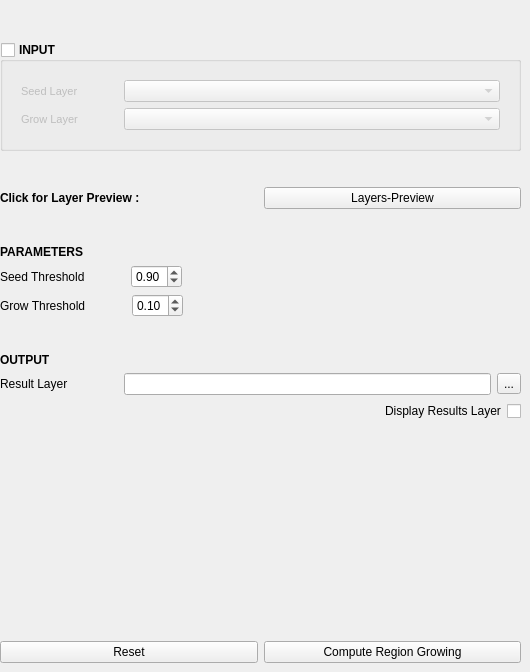
     <widget class="QWidget" name="tab_5">
      <attribute name="title">
       <string>REGION GROWING</string>
      </attribute>
      <widget class="QWidget" name="layoutWidget">
       <property name="geometry">
        <rect>
         <x>0</x>
         <y>12</y>
         <width>521</width>
         <height>651</height>
        </rect>
       </property>
       <layout class="QVBoxLayout" name="verticalLayout_5">
        <item>
         <spacer name="verticalSpacer_22">
          <property name="orientation">
           <enum>Qt::Vertical</enum>
          </property>
          <property name="sizeType">
           <enum>QSizePolicy::Fixed</enum>
          </property>
          <property name="sizeHint" stdset="0">
           <size>
            <width>20</width>
            <height>30</height>
           </size>
          </property>
         </spacer>
        </item>
        <item>
         <widget class="QGroupBox" name="groupBox_RG_input">
          <property name="font">
           <font>
            <pointsize>9</pointsize>
            <weight>75</weight>
            <bold>true</bold>
           </font>
          </property>
          <property name="title">
           <string>INPUT</string>
          </property>
          <property name="checkable">
           <bool>true</bool>
          </property>
          <property name="checked">
           <bool>false</bool>
          </property>
          <layout class="QGridLayout" name="gridLayout_19">
           <item row="0" column="0">
            <widget class="QFrame" name="frame_3">
             <property name="font">
              <font>
               <pointsize>8</pointsize>
               <weight>50</weight>
               <bold>false</bold>
               <kerning>true</kerning>
              </font>
             </property>
             <property name="frameShape">
              <enum>QFrame::NoFrame</enum>
             </property>
             <property name="frameShadow">
              <enum>QFrame::Raised</enum>
             </property>
             <layout class="QGridLayout" name="gridLayout_18">
              <item row="1" column="0">
               <layout class="QHBoxLayout" name="horizontalLayout_3">
                <item>
                 <widget class="QLabel" name="label_30">
                  <property name="sizePolicy">
                   <sizepolicy hsizetype="Fixed" vsizetype="Preferred">
                    <horstretch>0</horstretch>
                    <verstretch>0</verstretch>
                   </sizepolicy>
                  </property>
                  <property name="font">
                   <font>
                    <pointsize>8</pointsize>
                    <weight>50</weight>
                    <bold>false</bold>
                    <kerning>true</kerning>
                   </font>
                  </property>
                  <property name="text">
                   <string>Grow Layer</string>
                  </property>
                 </widget>
                </item>
                <item>
                 <spacer name="horizontalSpacer_25">
                  <property name="orientation">
                   <enum>Qt::Horizontal</enum>
                  </property>
                  <property name="sizeType">
                   <enum>QSizePolicy::Fixed</enum>
                  </property>
                  <property name="sizeHint" stdset="0">
                   <size>
                    <width>40</width>
                    <height>20</height>
                   </size>
                  </property>
                 </spacer>
                </item>
                <item>
                 <widget class="QComboBox" name="comboBox_RG_grow"/>
                </item>
               </layout>
              </item>
              <item row="0" column="0">
               <layout class="QHBoxLayout" name="horizontalLayout_12">
                <item>
                 <widget class="QLabel" name="label_31">
                  <property name="sizePolicy">
                   <sizepolicy hsizetype="Fixed" vsizetype="Preferred">
                    <horstretch>0</horstretch>
                    <verstretch>0</verstretch>
                   </sizepolicy>
                  </property>
                  <property name="font">
                   <font>
                    <pointsize>8</pointsize>
                    <weight>50</weight>
                    <bold>false</bold>
                    <kerning>true</kerning>
                   </font>
                  </property>
                  <property name="text">
                   <string>Seed Layer</string>
                  </property>
                 </widget>
                </item>
                <item>
                 <spacer name="horizontalSpacer_26">
                  <property name="orientation">
                   <enum>Qt::Horizontal</enum>
                  </property>
                  <property name="sizeType">
                   <enum>QSizePolicy::Fixed</enum>
                  </property>
                  <property name="sizeHint" stdset="0">
                   <size>
                    <width>40</width>
                    <height>20</height>
                   </size>
                  </property>
                 </spacer>
                </item>
                <item>
                 <widget class="QComboBox" name="comboBox_RG_seed"/>
                </item>
               </layout>
              </item>
             </layout>
            </widget>
           </item>
          </layout>
         </widget>
        </item>
        <item>
         <spacer name="verticalSpacer_26">
          <property name="orientation">
           <enum>Qt::Vertical</enum>
          </property>
          <property name="sizeType">
           <enum>QSizePolicy::Fixed</enum>
          </property>
          <property name="sizeHint" stdset="0">
           <size>
            <width>20</width>
            <height>30</height>
           </size>
          </property>
         </spacer>
        </item>
        <item>
         <layout class="QHBoxLayout" name="horizontalLayout_13">
          <item>
           <widget class="QLabel" name="label_43">
            <property name="font">
             <font>
              <weight>75</weight>
              <bold>true</bold>
             </font>
            </property>
            <property name="text">
             <string>Click for Layer Preview :</string>
            </property>
           </widget>
          </item>
          <item>
           <widget class="QPushButton" name="Preview">
            <property name="text">
             <string>Layers-Preview</string>
            </property>
           </widget>
          </item>
         </layout>
        </item>
        <item>
         <spacer name="verticalSpacer_25">
          <property name="orientation">
           <enum>Qt::Vertical</enum>
          </property>
          <property name="sizeType">
           <enum>QSizePolicy::Fixed</enum>
          </property>
          <property name="sizeHint" stdset="0">
           <size>
            <width>20</width>
            <height>30</height>
           </size>
          </property>
         </spacer>
        </item>
        <item>
         <widget class="QLabel" name="label_29">
          <property name="font">
           <font>
            <pointsize>9</pointsize>
            <weight>75</weight>
            <bold>true</bold>
           </font>
          </property>
          <property name="text">
           <string>PARAMETERS</string>
          </property>
         </widget>
        </item>
        <item>
         <layout class="QGridLayout" name="gridLayout_17">
          <item row="1" column="0">
           <layout class="QHBoxLayout" name="horizontalLayout_45">
            <item>
             <widget class="QLabel" name="label_91">
              <property name="sizePolicy">
               <sizepolicy hsizetype="Fixed" vsizetype="Preferred">
                <horstretch>0</horstretch>
                <verstretch>0</verstretch>
               </sizepolicy>
              </property>
              <property name="text">
               <string>Grow Threshold</string>
              </property>
             </widget>
            </item>
            <item>
             <spacer name="horizontalSpacer_63">
              <property name="orientation">
               <enum>Qt::Horizontal</enum>
              </property>
              <property name="sizeType">
               <enum>QSizePolicy::Fixed</enum>
              </property>
              <property name="sizeHint" stdset="0">
               <size>
                <width>40</width>
                <height>20</height>
               </size>
              </property>
             </spacer>
            </item>
            <item>
             <widget class="QDoubleSpinBox" name="doubleSpinBox_RG_grow">
              <property name="sizePolicy">
               <sizepolicy hsizetype="Fixed" vsizetype="Fixed">
                <horstretch>0</horstretch>
                <verstretch>0</verstretch>
               </sizepolicy>
              </property>
              <property name="maximum">
               <double>1.000000000000000</double>
              </property>
              <property name="singleStep">
               <double>0.010000000000000</double>
              </property>
              <property name="value">
               <double>0.100000000000000</double>
              </property>
             </widget>
            </item>
            <item>
             <spacer name="horizontalSpacer_64">
              <property name="orientation">
               <enum>Qt::Horizontal</enum>
              </property>
              <property name="sizeHint" stdset="0">
               <size>
                <width>40</width>
                <height>20</height>
               </size>
              </property>
             </spacer>
            </item>
           </layout>
          </item>
          <item row="0" column="0">
           <layout class="QHBoxLayout" name="horizontalLayout_52">
            <item>
             <widget class="QLabel" name="label_138">
              <property name="sizePolicy">
               <sizepolicy hsizetype="Fixed" vsizetype="Preferred">
                <horstretch>0</horstretch>
                <verstretch>0</verstretch>
               </sizepolicy>
              </property>
              <property name="text">
               <string>Seed Threshold</string>
              </property>
             </widget>
            </item>
            <item>
             <spacer name="horizontalSpacer_65">
              <property name="orientation">
               <enum>Qt::Horizontal</enum>
              </property>
              <property name="sizeType">
               <enum>QSizePolicy::Fixed</enum>
              </property>
              <property name="sizeHint" stdset="0">
               <size>
                <width>40</width>
                <height>20</height>
               </size>
              </property>
             </spacer>
            </item>
            <item>
             <widget class="QDoubleSpinBox" name="doubleSpinBox_RG_seed">
              <property name="sizePolicy">
               <sizepolicy hsizetype="Fixed" vsizetype="Fixed">
                <horstretch>0</horstretch>
                <verstretch>0</verstretch>
               </sizepolicy>
              </property>
              <property name="maximum">
               <double>1.000000000000000</double>
              </property>
              <property name="singleStep">
               <double>0.010000000000000</double>
              </property>
              <property name="value">
               <double>0.900000000000000</double>
              </property>
             </widget>
            </item>
            <item>
             <spacer name="horizontalSpacer_66">
              <property name="orientation">
               <enum>Qt::Horizontal</enum>
              </property>
              <property name="sizeHint" stdset="0">
               <size>
                <width>40</width>
                <height>20</height>
               </size>
              </property>
             </spacer>
            </item>
           </layout>
          </item>
         </layout>
        </item>
        <item>
         <spacer name="verticalSpacer_24">
          <property name="orientation">
           <enum>Qt::Vertical</enum>
          </property>
          <property name="sizeType">
           <enum>QSizePolicy::Fixed</enum>
          </property>
          <property name="sizeHint" stdset="0">
           <size>
            <width>20</width>
            <height>30</height>
           </size>
          </property>
         </spacer>
        </item>
        <item>
         <widget class="QLabel" name="label_139">
          <property name="font">
           <font>
            <pointsize>9</pointsize>
            <weight>75</weight>
            <bold>true</bold>
           </font>
          </property>
          <property name="text">
           <string>OUTPUT</string>
          </property>
         </widget>
        </item>
        <item>
         <layout class="QGridLayout" name="gridLayout_15">
          <item row="0" column="0">
           <layout class="QGridLayout" name="gridLayout_32">
            <item row="0" column="3">
             <widget class="QToolButton" name="toolButton_RG_result">
              <property name="text">
               <string>...</string>
              </property>
             </widget>
            </item>
            <item row="0" column="1">
             <spacer name="horizontalSpacer_67">
              <property name="orientation">
               <enum>Qt::Horizontal</enum>
              </property>
              <property name="sizeType">
               <enum>QSizePolicy::Fixed</enum>
              </property>
              <property name="sizeHint" stdset="0">
               <size>
                <width>50</width>
                <height>20</height>
               </size>
              </property>
             </spacer>
            </item>
            <item row="0" column="0">
             <widget class="QLabel" name="label_143">
              <property name="text">
               <string>Result Layer</string>
              </property>
             </widget>
            </item>
            <item row="0" column="2">
             <widget class="QLineEdit" name="lineEdit_RG_result">
              <property name="sizePolicy">
               <sizepolicy hsizetype="Expanding" vsizetype="Minimum">
                <horstretch>0</horstretch>
                <verstretch>0</verstretch>
               </sizepolicy>
              </property>
             </widget>
            </item>
           </layout>
          </item>
          <item row="1" column="0">
           <layout class="QGridLayout" name="gridLayout_33">
            <item row="0" column="2">
             <widget class="QCheckBox" name="checkBox_RG_display">
              <property name="sizePolicy">
               <sizepolicy hsizetype="Minimum" vsizetype="Minimum">
                <horstretch>0</horstretch>
                <verstretch>0</verstretch>
               </sizepolicy>
              </property>
              <property name="layoutDirection">
               <enum>Qt::RightToLeft</enum>
              </property>
              <property name="text">
               <string/>
              </property>
              <property name="tristate">
               <bool>false</bool>
              </property>
             </widget>
            </item>
            <item row="0" column="1">
             <widget class="QLabel" name="label_140">
              <property name="text">
               <string>Display Results Layer</string>
              </property>
             </widget>
            </item>
            <item row="0" column="0">
             <spacer name="horizontalSpacer_68">
              <property name="orientation">
               <enum>Qt::Horizontal</enum>
              </property>
              <property name="sizeType">
               <enum>QSizePolicy::Expanding</enum>
              </property>
              <property name="sizeHint" stdset="0">
               <size>
                <width>50</width>
                <height>20</height>
               </size>
              </property>
             </spacer>
            </item>
           </layout>
          </item>
         </layout>
        </item>
        <item>
         <spacer name="verticalSpacer_21">
          <property name="orientation">
           <enum>Qt::Vertical</enum>
          </property>
          <property name="sizeHint" stdset="0">
           <size>
            <width>20</width>
            <height>50</height>
           </size>
          </property>
         </spacer>
        </item>
        <item>
         <layout class="QGridLayout" name="gridLayout_11">
          <item row="0" column="1">
           <widget class="QPushButton" name="pushButton_RG_reset">
            <property name="text">
             <string>Reset</string>
            </property>
           </widget>
          </item>
          <item row="0" column="2">
           <widget class="QPushButton" name="pushButton_RG_run">
            <property name="text">
             <string>Compute Region Growing</string>
            </property>
            <property name="autoDefault">
             <bool>true</bool>
            </property>
            <property name="default">
             <bool>false</bool>
            </property>
            <property name="flat">
             <bool>false</bool>
            </property>
           </widget>
          </item>
         </layout>
        </item>
       </layout>
      </widget>
     </widget>
